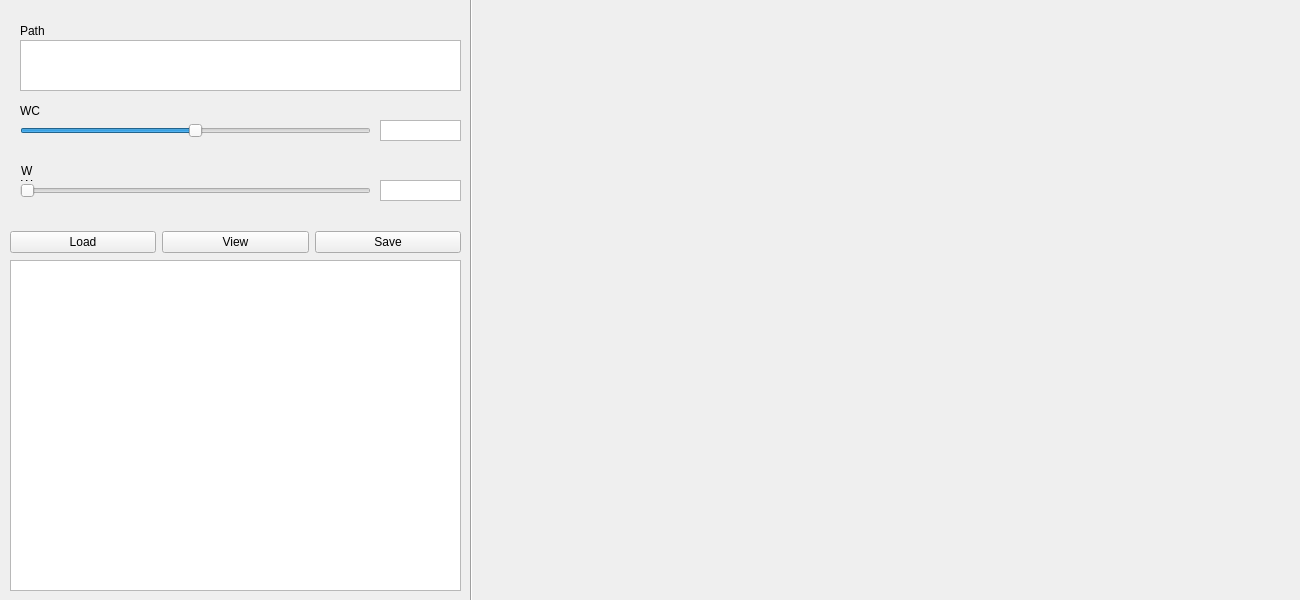
<?xml version="1.0" encoding="UTF-8"?>
<ui version="4.0">
 <class>MainView</class>
 <widget class="QMainWindow" name="MainView">
  <property name="geometry">
   <rect>
    <x>0</x>
    <y>0</y>
    <width>1300</width>
    <height>600</height>
   </rect>
  </property>
  <property name="windowTitle">
   <string>MainWindow</string>
  </property>
  <widget class="QWidget" name="centralwidget">
   <widget class="QPlainTextEdit" name="val_ww">
    <property name="geometry">
     <rect>
      <x>380</x>
      <y>180</y>
      <width>81</width>
      <height>21</height>
     </rect>
    </property>
    <property name="focusPolicy">
     <enum>Qt::StrongFocus</enum>
    </property>
    <property name="verticalScrollBarPolicy">
     <enum>Qt::ScrollBarAlwaysOff</enum>
    </property>
    <property name="horizontalScrollBarPolicy">
     <enum>Qt::ScrollBarAlwaysOff</enum>
    </property>
    <property name="tabChangesFocus">
     <bool>true</bool>
    </property>
    <property name="undoRedoEnabled">
     <bool>false</bool>
    </property>
    <property name="overwriteMode">
     <bool>true</bool>
    </property>
   </widget>
   <widget class="QPlainTextEdit" name="txt_WW">
    <property name="geometry">
     <rect>
      <x>17</x>
      <y>160</y>
      <width>31</width>
      <height>21</height>
     </rect>
    </property>
    <property name="focusPolicy">
     <enum>Qt::NoFocus</enum>
    </property>
    <property name="styleSheet">
     <string notr="true">background-color: rgba(255, 255, 255, 0);</string>
    </property>
    <property name="frameShape">
     <enum>QFrame::NoFrame</enum>
    </property>
    <property name="frameShadow">
     <enum>QFrame::Plain</enum>
    </property>
    <property name="verticalScrollBarPolicy">
     <enum>Qt::ScrollBarAlwaysOff</enum>
    </property>
    <property name="horizontalScrollBarPolicy">
     <enum>Qt::ScrollBarAlwaysOff</enum>
    </property>
    <property name="plainText">
     <string>WW</string>
    </property>
    <property name="textInteractionFlags">
     <set>Qt::NoTextInteraction</set>
    </property>
   </widget>
   <widget class="QPlainTextEdit" name="txt_WC">
    <property name="geometry">
     <rect>
      <x>16</x>
      <y>100</y>
      <width>31</width>
      <height>21</height>
     </rect>
    </property>
    <property name="focusPolicy">
     <enum>Qt::NoFocus</enum>
    </property>
    <property name="styleSheet">
     <string notr="true">background-color: rgba(255, 255, 255, 0);</string>
    </property>
    <property name="frameShape">
     <enum>QFrame::NoFrame</enum>
    </property>
    <property name="frameShadow">
     <enum>QFrame::Plain</enum>
    </property>
    <property name="verticalScrollBarPolicy">
     <enum>Qt::ScrollBarAlwaysOff</enum>
    </property>
    <property name="horizontalScrollBarPolicy">
     <enum>Qt::ScrollBarAlwaysOff</enum>
    </property>
    <property name="plainText">
     <string>WC</string>
    </property>
    <property name="textInteractionFlags">
     <set>Qt::NoTextInteraction</set>
    </property>
   </widget>
   <widget class="QPlainTextEdit" name="val_wc">
    <property name="geometry">
     <rect>
      <x>380</x>
      <y>120</y>
      <width>81</width>
      <height>21</height>
     </rect>
    </property>
    <property name="focusPolicy">
     <enum>Qt::StrongFocus</enum>
    </property>
    <property name="verticalScrollBarPolicy">
     <enum>Qt::ScrollBarAlwaysOff</enum>
    </property>
    <property name="horizontalScrollBarPolicy">
     <enum>Qt::ScrollBarAlwaysOff</enum>
    </property>
    <property name="tabChangesFocus">
     <bool>true</bool>
    </property>
    <property name="undoRedoEnabled">
     <bool>false</bool>
    </property>
    <property name="overwriteMode">
     <bool>true</bool>
    </property>
   </widget>
   <widget class="QPlainTextEdit" name="val_file_path">
    <property name="geometry">
     <rect>
      <x>20</x>
      <y>40</y>
      <width>441</width>
      <height>51</height>
     </rect>
    </property>
    <property name="focusPolicy">
     <enum>Qt::NoFocus</enum>
    </property>
    <property name="verticalScrollBarPolicy">
     <enum>Qt::ScrollBarAlwaysOff</enum>
    </property>
    <property name="horizontalScrollBarPolicy">
     <enum>Qt::ScrollBarAlwaysOff</enum>
    </property>
    <property name="readOnly">
     <bool>true</bool>
    </property>
   </widget>
   <widget class="QPlainTextEdit" name="txt_Path">
    <property name="geometry">
     <rect>
      <x>16</x>
      <y>20</y>
      <width>41</width>
      <height>21</height>
     </rect>
    </property>
    <property name="focusPolicy">
     <enum>Qt::NoFocus</enum>
    </property>
    <property name="styleSheet">
     <string notr="true">background-color: rgba(255, 255, 255, 0);</string>
    </property>
    <property name="frameShape">
     <enum>QFrame::NoFrame</enum>
    </property>
    <property name="frameShadow">
     <enum>QFrame::Plain</enum>
    </property>
    <property name="verticalScrollBarPolicy">
     <enum>Qt::ScrollBarAlwaysOff</enum>
    </property>
    <property name="horizontalScrollBarPolicy">
     <enum>Qt::ScrollBarAlwaysOff</enum>
    </property>
    <property name="plainText">
     <string>Path</string>
    </property>
    <property name="textInteractionFlags">
     <set>Qt::NoTextInteraction</set>
    </property>
   </widget>
   <widget class="QPlainTextEdit" name="txt_log">
    <property name="geometry">
     <rect>
      <x>10</x>
      <y>260</y>
      <width>451</width>
      <height>331</height>
     </rect>
    </property>
    <property name="focusPolicy">
     <enum>Qt::NoFocus</enum>
    </property>
    <property name="verticalScrollBarPolicy">
     <enum>Qt::ScrollBarAlwaysOff</enum>
    </property>
    <property name="horizontalScrollBarPolicy">
     <enum>Qt::ScrollBarAlwaysOff</enum>
    </property>
    <property name="undoRedoEnabled">
     <bool>false</bool>
    </property>
    <property name="readOnly">
     <bool>true</bool>
    </property>
   </widget>
   <widget class="Line" name="line">
    <property name="geometry">
     <rect>
      <x>461</x>
      <y>-30</y>
      <width>20</width>
      <height>641</height>
     </rect>
    </property>
    <property name="orientation">
     <enum>Qt::Vertical</enum>
    </property>
   </widget>
   <widget class="QSlider" name="slider_wc">
    <property name="geometry">
     <rect>
      <x>20</x>
      <y>120</y>
      <width>351</width>
      <height>22</height>
     </rect>
    </property>
    <property name="minimum">
     <number>-1000</number>
    </property>
    <property name="maximum">
     <number>1000</number>
    </property>
    <property name="orientation">
     <enum>Qt::Horizontal</enum>
    </property>
   </widget>
   <widget class="QSlider" name="slider_ww">
    <property name="geometry">
     <rect>
      <x>20</x>
      <y>180</y>
      <width>351</width>
      <height>22</height>
     </rect>
    </property>
    <property name="maximum">
     <number>1000</number>
    </property>
    <property name="orientation">
     <enum>Qt::Horizontal</enum>
    </property>
   </widget>
   <widget class="QWidget" name="gridLayoutWidget">
    <property name="geometry">
     <rect>
      <x>480</x>
      <y>6</y>
      <width>813</width>
      <height>588</height>
     </rect>
    </property>
    <layout class="QGridLayout" name="layout"/>
   </widget>
   <widget class="QWidget" name="">
    <property name="geometry">
     <rect>
      <x>10</x>
      <y>230</y>
      <width>451</width>
      <height>25</height>
     </rect>
    </property>
    <layout class="QGridLayout" name="layout1">
     <item row="0" column="2">
      <widget class="QPushButton" name="btn_save">
       <property name="focusPolicy">
        <enum>Qt::NoFocus</enum>
       </property>
       <property name="text">
        <string>Save</string>
       </property>
      </widget>
     </item>
     <item row="0" column="0">
      <widget class="QPushButton" name="btn_load">
       <property name="focusPolicy">
        <enum>Qt::NoFocus</enum>
       </property>
       <property name="text">
        <string>Load</string>
       </property>
      </widget>
     </item>
     <item row="0" column="1">
      <widget class="QPushButton" name="btn_view">
       <property name="focusPolicy">
        <enum>Qt::NoFocus</enum>
       </property>
       <property name="text">
        <string>View</string>
       </property>
      </widget>
     </item>
    </layout>
   </widget>
  </widget>
 </widget>
 <resources/>
 <connections>
  <connection>
   <sender>btn_load</sender>
   <signal>clicked()</signal>
   <receiver>MainView</receiver>
   <slot>loadfile()</slot>
   <hints>
    <hint type="sourcelabel">
     <x>55</x>
     <y>245</y>
    </hint>
    <hint type="destinationlabel">
     <x>280</x>
     <y>399</y>
    </hint>
   </hints>
  </connection>
  <connection>
   <sender>btn_view</sender>
   <signal>clicked()</signal>
   <receiver>MainView</receiver>
   <slot>view()</slot>
   <hints>
    <hint type="sourcelabel">
     <x>169</x>
     <y>231</y>
    </hint>
    <hint type="destinationlabel">
     <x>157</x>
     <y>281</y>
    </hint>
   </hints>
  </connection>
  <connection>
   <sender>btn_save</sender>
   <signal>clicked()</signal>
   <receiver>MainView</receiver>
   <slot>save()</slot>
   <hints>
    <hint type="sourcelabel">
     <x>350</x>
     <y>231</y>
    </hint>
    <hint type="destinationlabel">
     <x>209</x>
     <y>343</y>
    </hint>
   </hints>
  </connection>
  <connection>
   <sender>val_wc</sender>
   <signal>textChanged()</signal>
   <receiver>MainView</receiver>
   <slot>wc_slide()</slot>
   <hints>
    <hint type="sourcelabel">
     <x>418</x>
     <y>102</y>
    </hint>
    <hint type="destinationlabel">
     <x>389</x>
     <y>127</y>
    </hint>
   </hints>
  </connection>
  <connection>
   <sender>val_ww</sender>
   <signal>textChanged()</signal>
   <receiver>MainView</receiver>
   <slot>ww_slide()</slot>
   <hints>
    <hint type="sourcelabel">
     <x>428</x>
     <y>169</y>
    </hint>
    <hint type="destinationlabel">
     <x>423</x>
     <y>199</y>
    </hint>
   </hints>
  </connection>
  <connection>
   <sender>slider_wc</sender>
   <signal>sliderMoved(int)</signal>
   <receiver>MainView</receiver>
   <slot>wc_text(int)</slot>
   <hints>
    <hint type="sourcelabel">
     <x>230</x>
     <y>106</y>
    </hint>
    <hint type="destinationlabel">
     <x>233</x>
     <y>122</y>
    </hint>
   </hints>
  </connection>
  <connection>
   <sender>slider_ww</sender>
   <signal>sliderMoved(int)</signal>
   <receiver>MainView</receiver>
   <slot>ww_text(int)</slot>
   <hints>
    <hint type="sourcelabel">
     <x>264</x>
     <y>161</y>
    </hint>
    <hint type="destinationlabel">
     <x>263</x>
     <y>183</y>
    </hint>
   </hints>
  </connection>
 </connections>
 <slots>
  <slot>view()</slot>
  <slot>save()</slot>
  <slot>loadfile()</slot>
  <slot>wc_slide()</slot>
  <slot>ww_slide()</slot>
  <slot>wc_text(int)</slot>
  <slot>ww_text(int)</slot>
 </slots>
</ui>
